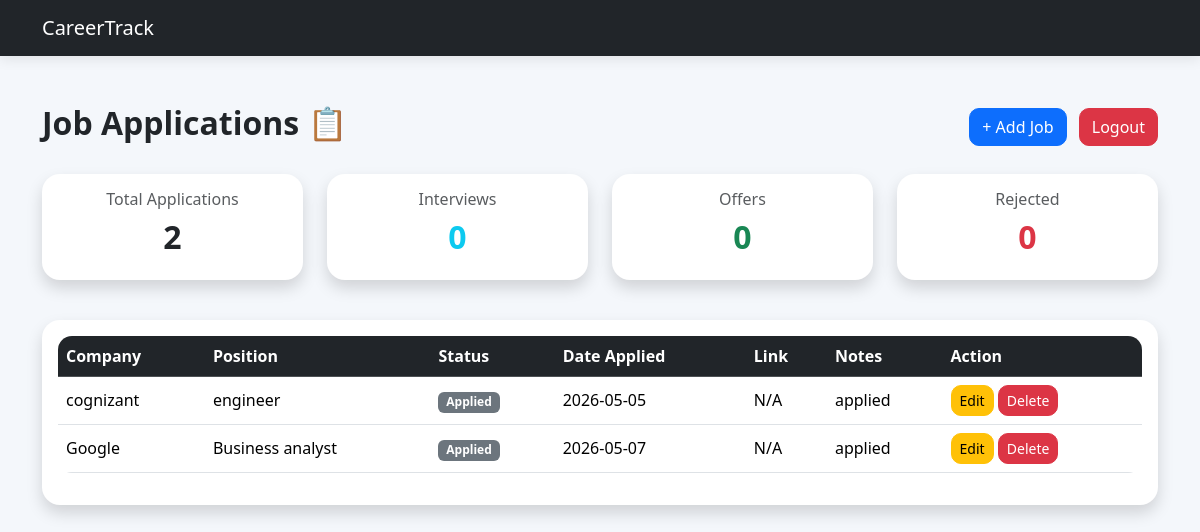
Page /dashboard (signed in) on the earlier database version.
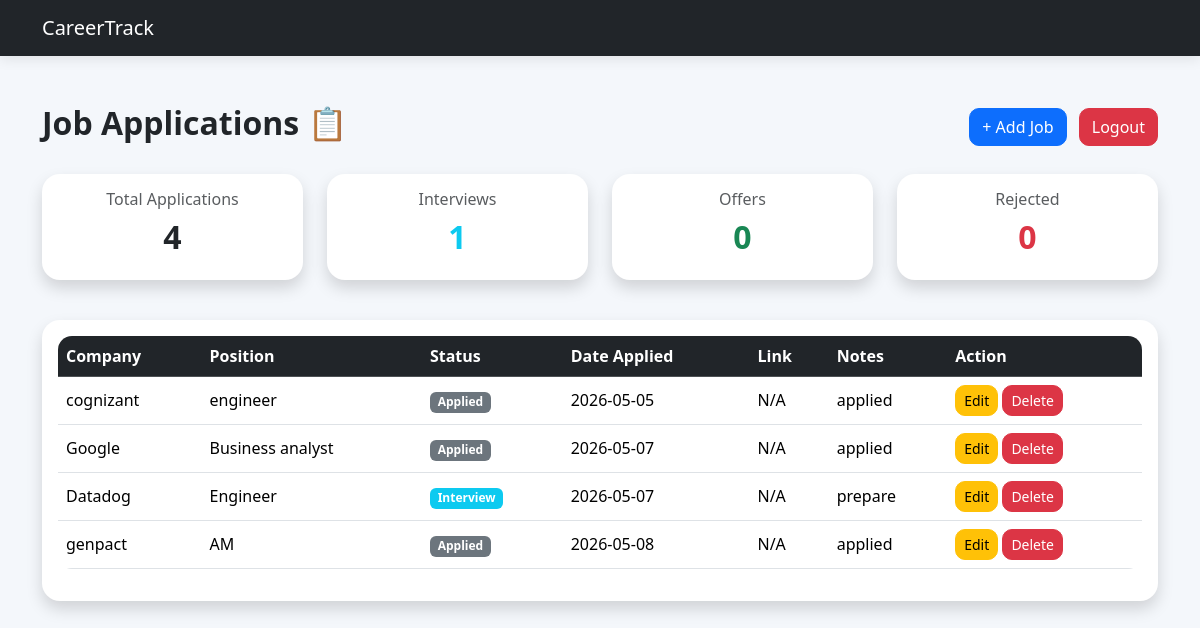
Same page on the later database version.
### app.py (models this page shows)
class JobApplication(db.Model):
    id = db.Column(db.Integer, primary_key=True)
    company = db.Column(db.String(100), nullable=False)
    position = db.Column(db.String(100), nullable=False)
    status = db.Column(db.String(50), nullable=False)
    date_applied = db.Column(db.String(20), nullable=False)
    job_link = db.Column(db.String(300))
    notes = db.Column(db.Text)
    user_id = db.Column(db.Integer, db.ForeignKey('user.id'), nullable=False)

### app.py (the view)
@app.route('/dashboard')
def dashboard():
    if 'user_id' not in session:
        return redirect(url_for('login'))
    jobs = JobApplication.query.filter_by(
        user_id=session['user_id']
    ).all()
    total_jobs = len(jobs)
    applied_jobs = len([job for job in jobs if job.status == 'Applied'])
    interview_jobs = len([job for job in jobs if job.status == 'Interview'])
    rejected_jobs = len([job for job in jobs if job.status == 'Rejected'])
    offer_jobs = len([job for job in jobs if job.status == 'Offer'])
    return render_template(
        'dashboard.html',
        jobs=jobs,
        total_jobs=total_jobs,
        applied_jobs=applied_jobs,
        interview_jobs=interview_jobs,
        rejected_jobs=rejected_jobs,
        offer_jobs=offer_jobs,
        username=session.get('username')
    )

### templates/dashboard.html
{% extends 'base.html' %}
{% block content %}
<div class="d-flex justify-content-between align-items-center mb-4">
    <h2 class="fw-bold">Job Applications 📋</h2>
    <div>
        <a href="/add-job" class="btn btn-primary me-2">
            + Add Job
        </a>
        <a href="/logout" class="btn btn-danger">
            Logout
        </a>
    </div>
</div>
<div class="row mb-4">
    <div class="col-md-3 mb-3">
        <div class="card text-center shadow dashboard-card">
            <div class="card-body">
                <h6 class="text-muted">Total Applications</h6>
                <h2 class="fw-bold">{{ total_jobs }}</h2>
            </div>
        </div>
    </div>
    <div class="col-md-3 mb-3">
        <div class="card text-center shadow dashboard-card border-info">
            <div class="card-body">
                <h6 class="text-muted">Interviews</h6>
                <h2 class="fw-bold text-info">{{ interview_jobs }}</h2>
            </div>
        </div>
    </div>
    <div class="col-md-3 mb-3">
        <div class="card text-center shadow dashboard-card border-success">
            <div class="card-body">
                <h6 class="text-muted">Offers</h6>
                <h2 class="fw-bold text-success">{{ offer_jobs }}</h2>
            </div>
        </div>
    </div>
    <div class="col-md-3 mb-3">
        <div class="card text-center shadow dashboard-card border-danger">
            <div class="card-body">
                <h6 class="text-muted">Rejected</h6>
                <h2 class="fw-bold text-danger">{{ rejected_jobs }}</h2>
            </div>
        </div>
    </div>
</div>
<div class="card shadow p-3">
    <div class="table-responsive">
        <table class="table table-hover align-middle">
            <thead class="table-dark">
                <tr>
                    <th>Company</th>
                    <th>Position</th>
                    <th>Status</th>
                    <th>Date Applied</th>
                    <th>Link</th>
                    <th>Notes</th>
                    <th>Action</th>
                </tr>
            </thead>
            <tbody>
                {% for job in jobs %}
                <tr>
                    <td>{{ job.company }}</td>
                    <td>{{ job.position }}</td>
                    <td>
                        {% if job.status == 'Applied' %}
                            <span class="badge bg-secondary">
                                Applied
                            </span>
                        {% elif job.status == 'Interview' %}
                            <span class="badge bg-info">
                                Interview
                            </span>
                        {% elif job.status == 'Rejected' %}
                            <span class="badge bg-danger">
                                Rejected
                            </span>
                        {% elif job.status == 'Offer' %}
                            <span class="badge bg-success">
                                Offer
                            </span>
                        {% endif %}
                    </td>
                    <td>{{ job.date_applied }}</td>
                    <td>
                        {% if job.job_link %}
                            <a href="{{ job.job_link }}"
                               target="_blank"
                               class="btn btn-sm btn-outline-primary">
                                View
                            </a>
                        {% else %}
                            N/A
                        {% endif %}
                    </td>
                    <td>{{ job.notes }}</td>
                    <td>
                        <a href="/edit-job/{{ job.id }}"
                           class="btn btn-sm btn-warning">
                            Edit
                        </a>
                        <a href="/delete-job/{{ job.id }}"
                           class="btn btn-sm btn-danger">
                            Delete
                        </a>
                    </td>
                </tr>
                {% endfor %}
            </tbody>
        </table>
    </div>
</div>
{% endblock %}

### templates/base.html (shortened to what this page needs)
<!DOCTYPE html>
<html lang="en">
<head>
    <link href="https://cdn.jsdelivr.net/npm/bootstrap@5.3.3/dist/css/bootstrap.min.css" rel="stylesheet">
    <link rel="stylesheet" href="{{ url_for('static', filename='css/style.css') }}">
</head>
<body>
    <nav class="navbar navbar-expand-lg navbar-dark bg-dark">
        <div class="container">
            <a class="navbar-brand" href="/">CareerTrack</a>
        </div>
    </nav>
    <div class="container mt-5">
        {% block content %}
        {% endblock %}
    </div>
</body>
</html>

### static/css/style.css (style rules this page uses)
body { background: #f4f7fb; font-family: 'Segoe UI', sans-serif; }
.navbar { box-shadow: 0 4px 12px rgba(0,0,0,0.08); }
.card { border: none; border-radius: 18px; }
.table { background: white; border-radius: 14px; overflow: hidden; }
.btn { border-radius: 10px; }
.dashboard-card { transition: transform 0.2s ease; }

Differences in the rows shown:
added JobApplication: company "Datadog", position "Engineer", status "Interview", date_applied "2026-05-07", job_link "N/A", notes "prepare"
added JobApplication: company "genpact", position "AM", status "Applied", date_applied "2026-05-08", job_link "N/A", notes "applied"
Other differences:
{{ total_jobs }}: "2" → "4"
{{ interview_jobs }}: "0" → "1"
